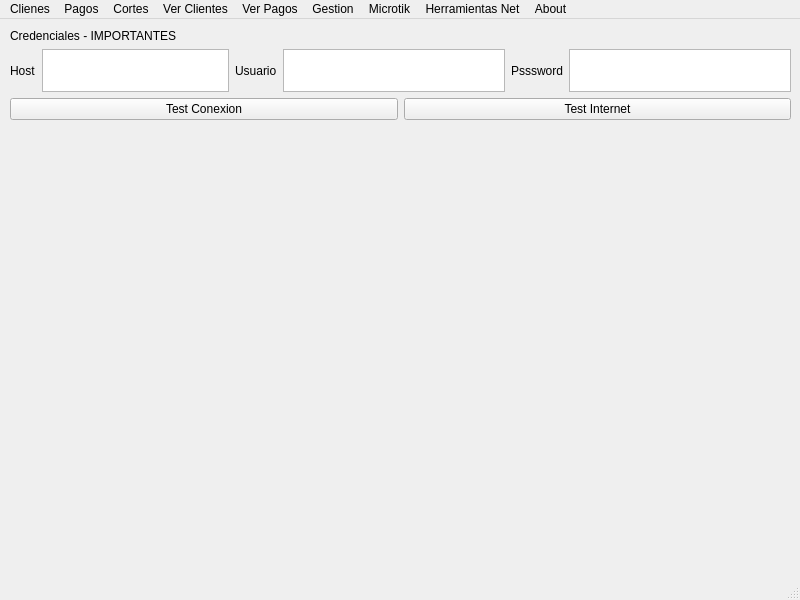
<?xml version="1.0" encoding="UTF-8"?>
<ui version="4.0">
 <class>MainWindow</class>
 <widget class="QMainWindow" name="MainWindow">
  <property name="geometry">
   <rect>
    <x>0</x>
    <y>0</y>
    <width>800</width>
    <height>600</height>
   </rect>
  </property>
  <property name="windowTitle">
   <string>Panel Wisplus Server</string>
  </property>
  <widget class="QWidget" name="centralwidget">
   <widget class="QWidget" name="verticalLayoutWidget">
    <property name="geometry">
     <rect>
      <x>10</x>
      <y>10</y>
      <width>781</width>
      <height>91</height>
     </rect>
    </property>
    <layout class="QVBoxLayout" name="verticalLayout">
     <item>
      <widget class="QLabel" name="label_4">
       <property name="text">
        <string>Credenciales - IMPORTANTES</string>
       </property>
      </widget>
     </item>
     <item>
      <layout class="QHBoxLayout" name="horizontalLayout_4">
       <item>
        <layout class="QHBoxLayout" name="horizontalLayout">
         <item>
          <widget class="QLabel" name="label">
           <property name="text">
            <string>Host</string>
           </property>
          </widget>
         </item>
         <item>
          <widget class="QTextEdit" name="txtHost"/>
         </item>
         <item>
          <layout class="QHBoxLayout" name="horizontalLayout_2">
           <item>
            <widget class="QLabel" name="label_2">
             <property name="text">
              <string>Usuario</string>
             </property>
            </widget>
           </item>
           <item>
            <widget class="QTextEdit" name="txtAdmin"/>
           </item>
           <item>
            <layout class="QHBoxLayout" name="horizontalLayout_3">
             <item>
              <widget class="QLabel" name="label_3">
               <property name="text">
                <string>Psssword</string>
               </property>
              </widget>
             </item>
             <item>
              <widget class="QTextEdit" name="txtPaswword"/>
             </item>
            </layout>
           </item>
          </layout>
         </item>
        </layout>
       </item>
      </layout>
     </item>
     <item>
      <layout class="QHBoxLayout" name="horizontalLayout_5">
       <item>
        <widget class="QPushButton" name="btnTest">
         <property name="text">
          <string>Test Conexion</string>
         </property>
        </widget>
       </item>
       <item>
        <widget class="QPushButton" name="btnInternetTest">
         <property name="text">
          <string>Test Internet</string>
         </property>
        </widget>
       </item>
      </layout>
     </item>
    </layout>
   </widget>
  </widget>
  <widget class="QMenuBar" name="menubar">
   <property name="geometry">
    <rect>
     <x>0</x>
     <y>0</y>
     <width>800</width>
     <height>23</height>
    </rect>
   </property>
   <widget class="QMenu" name="menuHola">
    <property name="title">
     <string>Clienes</string>
    </property>
    <addaction name="actionHola"/>
    <addaction name="actionRed_Cliente"/>
    <addaction name="actionUpdate_Cliente"/>
    <addaction name="actionDelete_Cliente"/>
   </widget>
   <widget class="QMenu" name="menuPagos">
    <property name="title">
     <string>Pagos</string>
    </property>
    <addaction name="actionCreate_Pago"/>
    <addaction name="actionRead_Pagos"/>
    <addaction name="actionSearch_Pagos"/>
    <addaction name="actionCreate_Comprobante"/>
   </widget>
   <widget class="QMenu" name="menuCortes">
    <property name="title">
     <string>Cortes</string>
    </property>
    <addaction name="actionCorte_x_Hora"/>
    <addaction name="actionCorte_x_Dias"/>
    <addaction name="actionCorte_x_Marguen"/>
    <addaction name="actionCorte_Automatico"/>
   </widget>
   <widget class="QMenu" name="menuVer_Clientes">
    <property name="title">
     <string>Ver Clientes</string>
    </property>
   </widget>
   <widget class="QMenu" name="menuVer_Pagos">
    <property name="title">
     <string>Ver Pagos</string>
    </property>
   </widget>
   <widget class="QMenu" name="menuGestion">
    <property name="title">
     <string>Gestion</string>
    </property>
    <addaction name="actionClientes_sin_pagar"/>
    <addaction name="actionRecaudacion_x_Marguen"/>
    <addaction name="actionDeudas_x_Marguen"/>
   </widget>
   <widget class="QMenu" name="menuMicrotik">
    <property name="title">
     <string>Microtik</string>
    </property>
    <addaction name="actionReiniciar"/>
    <addaction name="actionPing"/>
   </widget>
   <widget class="QMenu" name="menuHerramientas_Net">
    <property name="title">
     <string>Herramientas Net</string>
    </property>
    <addaction name="actionPing_2"/>
    <addaction name="actionARP"/>
    <addaction name="actionIpTrafft"/>
    <addaction name="actionNMap"/>
    <addaction name="actionScaneo_de_IP"/>
   </widget>
   <widget class="QMenu" name="menuA_cerda">
    <property name="title">
     <string>About</string>
    </property>
    <addaction name="actionInfo"/>
   </widget>
   <addaction name="menuHola"/>
   <addaction name="menuPagos"/>
   <addaction name="menuCortes"/>
   <addaction name="menuVer_Clientes"/>
   <addaction name="menuVer_Pagos"/>
   <addaction name="menuGestion"/>
   <addaction name="menuMicrotik"/>
   <addaction name="menuHerramientas_Net"/>
   <addaction name="menuA_cerda"/>
  </widget>
  <widget class="QStatusBar" name="statusbar"/>
  <action name="actionHola">
   <property name="text">
    <string>Create Cliente</string>
   </property>
  </action>
  <action name="actionRed_Cliente">
   <property name="text">
    <string>Red Cliente</string>
   </property>
  </action>
  <action name="actionUpdate_Cliente">
   <property name="text">
    <string>Update Cliente</string>
   </property>
  </action>
  <action name="actionDelete_Cliente">
   <property name="text">
    <string>Delete Cliente</string>
   </property>
  </action>
  <action name="actionCreate_Pago">
   <property name="text">
    <string>Create Pago</string>
   </property>
  </action>
  <action name="actionRead_Pagos">
   <property name="text">
    <string>Read Pagos</string>
   </property>
  </action>
  <action name="actionSearch_Pagos">
   <property name="text">
    <string>Search Pagos</string>
   </property>
  </action>
  <action name="actionCreate_Comprobante">
   <property name="text">
    <string>Create Comprobante</string>
   </property>
  </action>
  <action name="actionCorte_x_Hora">
   <property name="text">
    <string>Corte x Hora</string>
   </property>
  </action>
  <action name="actionCorte_x_Dias">
   <property name="text">
    <string>Corte x Dias</string>
   </property>
  </action>
  <action name="actionCorte_x_Marguen">
   <property name="text">
    <string>Corte x Marguen</string>
   </property>
  </action>
  <action name="actionCorte_Automatico">
   <property name="text">
    <string>Corte Automatico</string>
   </property>
  </action>
  <action name="actionClientes_sin_pagar">
   <property name="text">
    <string>Clientes sin pagar</string>
   </property>
  </action>
  <action name="actionRecaudacion_x_Marguen">
   <property name="text">
    <string>Recaudacion x Marguen</string>
   </property>
  </action>
  <action name="actionDeudas_x_Marguen">
   <property name="text">
    <string>Deudas x Marguen</string>
   </property>
  </action>
  <action name="actionReiniciar">
   <property name="text">
    <string>Reiniciar</string>
   </property>
  </action>
  <action name="actionPing">
   <property name="text">
    <string>Queue</string>
   </property>
  </action>
  <action name="actionPing_2">
   <property name="text">
    <string>Ping</string>
   </property>
  </action>
  <action name="actionARP">
   <property name="text">
    <string>ARP</string>
   </property>
  </action>
  <action name="actionIpTrafft">
   <property name="text">
    <string>IpTrafft</string>
   </property>
  </action>
  <action name="actionNMap">
   <property name="text">
    <string>NMap</string>
   </property>
  </action>
  <action name="actionScaneo_de_IP">
   <property name="text">
    <string>Scaneo de IP</string>
   </property>
  </action>
  <action name="actionInfo">
   <property name="text">
    <string>Info</string>
   </property>
  </action>
 </widget>
 <resources/>
 <connections/>
</ui>
